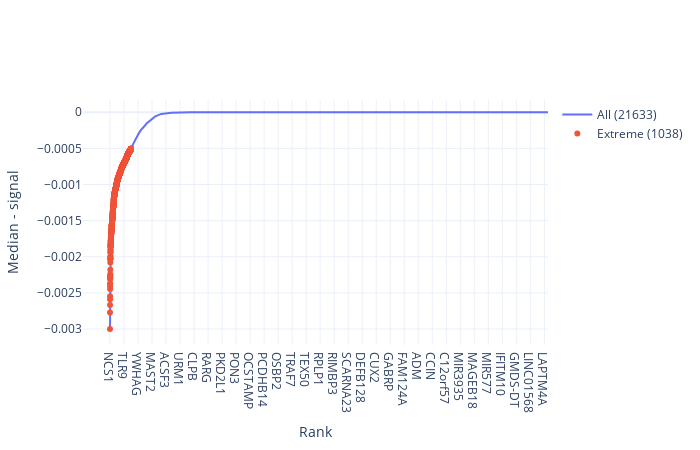
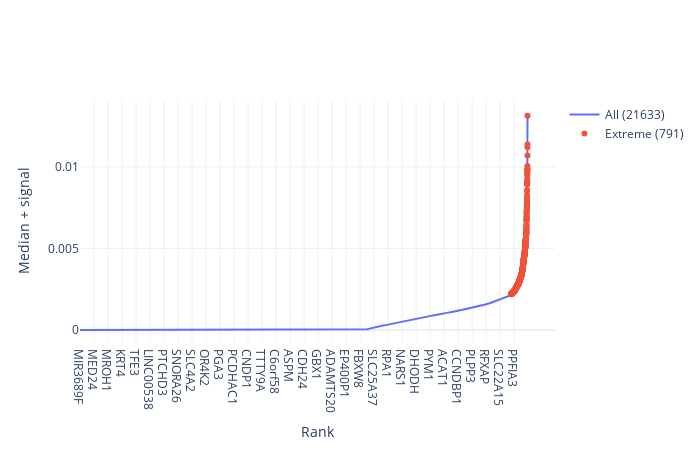

The notebook cell saved with these charts, in order:
### Code cell
for index, data in enumerate(SETTING["model_data_"]):

    df = data["df"]

    matrix = df.to_numpy()

    axis_0_label_ = df.index.to_numpy()

    axis_1_label_ = df.columns.to_numpy()

    axis_0_name = df.index.name

    axis_1_name = df.columns.name

    negative_matrix, negative_axis_0_label_ = isolate(matrix, axis_0_label_, "-")

    positive_matrix, positive_axis_0_label_ = isolate(matrix, axis_0_label_, "+")

    kraft.pd.summarize(
        pd.DataFrame(
            data=negative_matrix,
            index=pd.Index(data=negative_axis_0_label_,name=axis_0_name),
            columns=pd.Index(data=axis_1_label_,name=axis_1_name),
        )
    )

    kraft.pd.summarize(
        pd.DataFrame(
            data=positive_matrix,
            index=pd.Index(data=positive_axis_0_label_,name=axis_0_name),
            columns=pd.Index(data=axis_1_label_,name=axis_1_name),
        )
    )

    if SETTING["signal"] == "-+":

        signal_axis_0_label_ = np.concatenate(
            (
                np.asarray(
                    tuple("-{}".format(label) for label in negative_axis_0_label_)
                ),
                np.asarray(
                    tuple("+{}".format(label) for label in positive_axis_0_label_)
                ),
            )
        )

        signal_matrix = np.concatenate((negative_matrix, positive_matrix))

    elif SETTING["signal"] == "-":

        signal_axis_0_label_ = negative_axis_0_label_

        signal_matrix = negative_matrix

    elif SETTING["signal"] == "+":

        signal_axis_0_label_ = positive_axis_0_label_

        signal_matrix = positive_matrix

    signal_df = pd.DataFrame(
        data=signal_matrix,
        index=pd.Index(data=signal_axis_0_label_,name=axis_0_name),
        columns=pd.Index(data=axis_1_label_,name=axis_1_name),
    )

    kraft.pd.summarize(signal_df)

    signal_df.to_csv("{}{}.tsv".format(directory_path, index), sep="\t")

### Figure 1 — Plotly figure (JSON) as saved in the notebook; plotly's stock layout.template omitted (floating-point values rounded to 4 significant figures; data arrays with more than 128 entries replaced by an {"elided": "..."} marker saying what was removed)
{"data": [{"name": "All (21633)", "type": "scatter", "x": {"elided": "21633 str values"}, "y": {"elided": "21633 float values"}}, {"mode": "markers", "name": "Extreme (1038)", "type": "scatter", "x": {"elided": "1038 str values"}, "y": {"elided": "1038 float values"}}], "layout": {"autosize": false, "height": 450, "width": 700, "xaxis": {"autorange": true, "range": [-1333.0, 21632], "title": {"text": "Rank"}, "type": "category"}, "yaxis": {"autorange": true, "range": [-0.003227, 0.0001699], "title": {"text": "Median - signal"}, "type": "linear"}}}

### Figure 2 — Plotly figure (JSON) as saved in the notebook; plotly's stock layout.template omitted (floating-point values rounded to 4 significant figures; data arrays with more than 128 entries replaced by an {"elided": "..."} marker saying what was removed)
{"data": [{"name": "All (21633)", "type": "scatter", "x": {"elided": "21633 str values"}, "y": {"elided": "21633 float values"}}, {"mode": "markers", "name": "Extreme (791)", "type": "scatter", "x": {"elided": "791 str values"}, "y": {"elided": "791 float values"}}], "layout": {"autosize": false, "height": 450, "width": 700, "xaxis": {"autorange": true, "range": [0, 22960.0], "title": {"text": "Rank"}, "type": "category"}, "yaxis": {"autorange": true, "range": [-0.0007436, 0.01413], "title": {"text": "Median + signal"}, "type": "linear"}}}
